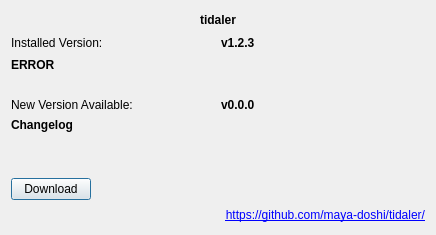
<?xml version="1.0" encoding="UTF-8"?>
<ui version="4.0">
 <class>DialogVersion</class>
 <widget class="QDialog" name="DialogVersion">
  <property name="geometry">
   <rect>
    <x>0</x>
    <y>0</y>
    <width>436</width>
    <height>235</height>
   </rect>
  </property>
  <property name="sizePolicy">
   <sizepolicy hsizetype="Preferred" vsizetype="Expanding">
    <horstretch>0</horstretch>
    <verstretch>0</verstretch>
   </sizepolicy>
  </property>
  <property name="maximumSize">
   <size>
    <width>436</width>
    <height>235</height>
   </size>
  </property>
  <property name="windowTitle">
   <string>Version</string>
  </property>
  <layout class="QVBoxLayout" name="verticalLayout">
   <item>
    <widget class="QLabel" name="l_name_app">
     <property name="sizePolicy">
      <sizepolicy hsizetype="Preferred" vsizetype="Preferred">
       <horstretch>0</horstretch>
       <verstretch>0</verstretch>
      </sizepolicy>
     </property>
     <property name="font">
      <font>
       <bold>true</bold>
      </font>
     </property>
     <property name="text">
      <string>tidaler</string>
     </property>
     <property name="alignment">
      <set>Qt::AlignCenter</set>
     </property>
     <property name="textInteractionFlags">
      <set>Qt::LinksAccessibleByMouse|Qt::TextSelectableByMouse</set>
     </property>
    </widget>
   </item>
   <item>
    <layout class="QVBoxLayout" name="lv_version">
     <item>
      <layout class="QHBoxLayout" name="lh_version">
       <item>
        <widget class="QLabel" name="l_h_version">
         <property name="text">
          <string>Installed Version:</string>
         </property>
         <property name="textInteractionFlags">
          <set>Qt::LinksAccessibleByMouse|Qt::TextSelectableByMouse</set>
         </property>
        </widget>
       </item>
       <item>
        <widget class="QLabel" name="l_version">
         <property name="font">
          <font>
           <bold>true</bold>
          </font>
         </property>
         <property name="text">
          <string>v1.2.3</string>
         </property>
         <property name="textInteractionFlags">
          <set>Qt::LinksAccessibleByMouse|Qt::TextSelectableByMouse</set>
         </property>
        </widget>
       </item>
      </layout>
     </item>
    </layout>
   </item>
   <item>
    <layout class="QVBoxLayout" name="lv_update">
     <item>
      <widget class="QLabel" name="l_error">
       <property name="font">
        <font>
         <bold>true</bold>
        </font>
       </property>
       <property name="text">
        <string>ERROR</string>
       </property>
       <property name="textInteractionFlags">
        <set>Qt::LinksAccessibleByMouse|Qt::TextSelectableByMouse</set>
       </property>
      </widget>
     </item>
     <item>
      <widget class="QLabel" name="l_error_details">
       <property name="font">
        <font>
         <bold>true</bold>
        </font>
       </property>
       <property name="text">
        <string>&lt;ERROR&gt;</string>
       </property>
       <property name="alignment">
        <set>Qt::AlignCenter</set>
       </property>
       <property name="textInteractionFlags">
        <set>Qt::LinksAccessibleByMouse|Qt::TextSelectableByMouse</set>
       </property>
      </widget>
     </item>
     <item>
      <layout class="QHBoxLayout" name="lh_update_version">
       <item>
        <widget class="QLabel" name="l_h_version_new">
         <property name="text">
          <string>New Version Available:</string>
         </property>
         <property name="textInteractionFlags">
          <set>Qt::LinksAccessibleByMouse|Qt::TextSelectableByMouse</set>
         </property>
        </widget>
       </item>
       <item>
        <widget class="QLabel" name="l_version_new">
         <property name="font">
          <font>
           <bold>true</bold>
          </font>
         </property>
         <property name="text">
          <string>v0.0.0</string>
         </property>
         <property name="textInteractionFlags">
          <set>Qt::LinksAccessibleByMouse|Qt::TextSelectableByMouse</set>
         </property>
        </widget>
       </item>
      </layout>
     </item>
     <item>
      <widget class="QLabel" name="l_changelog">
       <property name="font">
        <font>
         <bold>true</bold>
        </font>
       </property>
       <property name="text">
        <string>Changelog</string>
       </property>
       <property name="textInteractionFlags">
        <set>Qt::LinksAccessibleByMouse|Qt::TextSelectableByMouse</set>
       </property>
      </widget>
     </item>
     <item>
      <widget class="QLabel" name="l_changelog_details">
       <property name="text">
        <string>&lt;CHANGELOG&gt;</string>
       </property>
       <property name="textInteractionFlags">
        <set>Qt::LinksAccessibleByMouse|Qt::TextSelectableByMouse</set>
       </property>
      </widget>
     </item>
     <item>
      <layout class="QHBoxLayout" name="lv_download">
       <property name="topMargin">
        <number>20</number>
       </property>
       <item>
        <widget class="QPushButton" name="pb_download">
         <property name="text">
          <string>Download</string>
         </property>
         <property name="flat">
          <bool>false</bool>
         </property>
        </widget>
       </item>
       <item>
        <spacer name="sh_download">
         <property name="orientation">
          <enum>Qt::Horizontal</enum>
         </property>
         <property name="sizeHint" stdset="0">
          <size>
           <width>40</width>
           <height>20</height>
          </size>
         </property>
        </spacer>
       </item>
      </layout>
     </item>
    </layout>
   </item>
   <item>
    <widget class="QLabel" name="l_url_github">
     <property name="text">
      <string>&lt;a href=&quot;https://github.com/maya-doshi/tidaler/&quot;&gt;https://github.com/maya-doshi/tidaler/&lt;/a&gt;</string>
     </property>
     <property name="alignment">
      <set>Qt::AlignRight|Qt::AlignTrailing|Qt::AlignVCenter</set>
     </property>
     <property name="openExternalLinks">
      <bool>true</bool>
     </property>
     <property name="textInteractionFlags">
      <set>Qt::LinksAccessibleByMouse|Qt::TextSelectableByMouse</set>
     </property>
    </widget>
   </item>
  </layout>
 </widget>
 <resources/>
 <connections/>
</ui>
